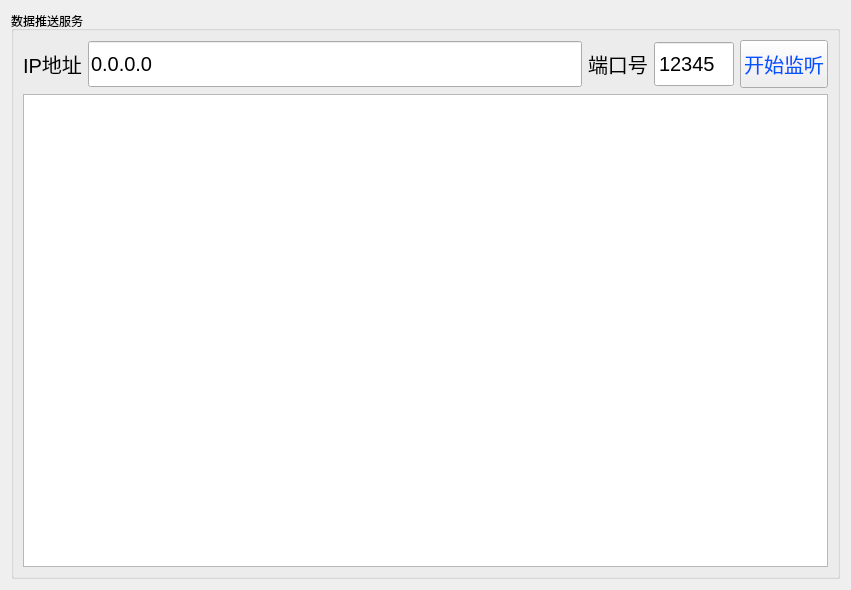
<?xml version="1.0" encoding="UTF-8"?>
<ui version="4.0">
 <class>SpectrumDataServer</class>
 <widget class="QWidget" name="SpectrumDataServer">
  <property name="geometry">
   <rect>
    <x>0</x>
    <y>0</y>
    <width>851</width>
    <height>590</height>
   </rect>
  </property>
  <property name="windowTitle">
   <string>SpectrumDataServer</string>
  </property>
  <layout class="QGridLayout" name="gridLayout_2">
   <item row="0" column="0">
    <widget class="QGroupBox" name="groupBox">
     <property name="title">
      <string>数据推送服务</string>
     </property>
     <layout class="QGridLayout" name="gridLayout">
      <item row="0" column="1" rowspan="2">
       <widget class="QLineEdit" name="lineEdit_ip">
        <property name="styleSheet">
         <string notr="true">height: 40px;
font-size:20px;</string>
        </property>
        <property name="text">
         <string>0.0.0.0</string>
        </property>
       </widget>
      </item>
      <item row="0" column="3" rowspan="2">
       <widget class="QSpinBox" name="spinBox_port">
        <property name="focusPolicy">
         <enum>Qt::WheelFocus</enum>
        </property>
        <property name="styleSheet">
         <string notr="true">height: 40px;
font-size:20px;</string>
        </property>
        <property name="frame">
         <bool>true</bool>
        </property>
        <property name="buttonSymbols">
         <enum>QAbstractSpinBox::NoButtons</enum>
        </property>
        <property name="keyboardTracking">
         <bool>true</bool>
        </property>
        <property name="maximum">
         <number>999999</number>
        </property>
        <property name="value">
         <number>12345</number>
        </property>
       </widget>
      </item>
      <item row="0" column="4" rowspan="2">
       <widget class="QPushButton" name="btn_listen">
        <property name="styleSheet">
         <string notr="true">color: rgb(0, 85, 255);
height: 40px;
font-size:20px;</string>
        </property>
        <property name="text">
         <string>开始监听</string>
        </property>
        <property name="checkable">
         <bool>true</bool>
        </property>
       </widget>
      </item>
      <item row="2" column="0" colspan="5">
       <widget class="QTextEdit" name="textEdit"/>
      </item>
      <item row="0" column="2" rowspan="2">
       <widget class="QLabel" name="label_2">
        <property name="styleSheet">
         <string notr="true">font-size:20px;</string>
        </property>
        <property name="text">
         <string>端口号</string>
        </property>
       </widget>
      </item>
      <item row="0" column="0" rowspan="2">
       <widget class="QLabel" name="label">
        <property name="styleSheet">
         <string notr="true">font-size:20px;</string>
        </property>
        <property name="text">
         <string>IP地址</string>
        </property>
       </widget>
      </item>
     </layout>
    </widget>
   </item>
  </layout>
 </widget>
 <resources/>
 <connections/>
</ui>
